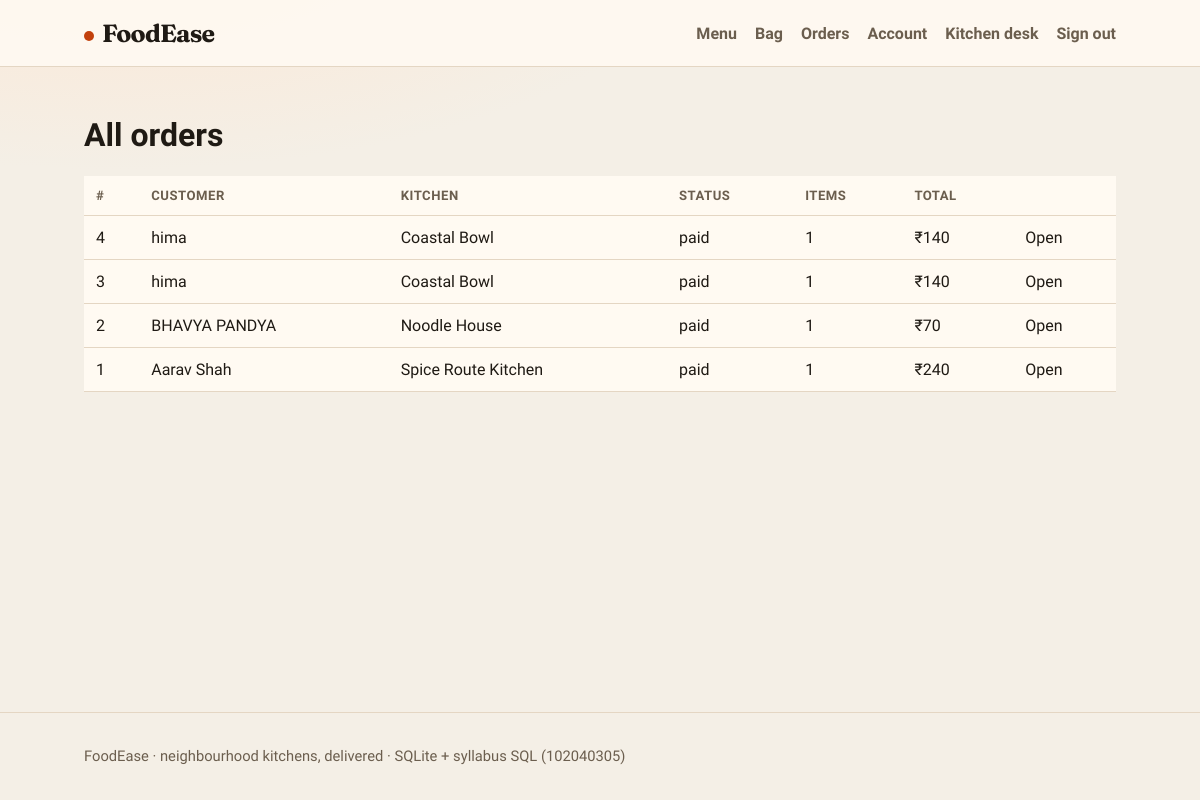
Page /orders (signed in) on the committed database.
### tables this page shows
CREATE TABLE orders (
    order_id      INTEGER PRIMARY KEY AUTOINCREMENT,
    customer_id   INTEGER NOT NULL,
    restaurant_id INTEGER NOT NULL,
    address_id    INTEGER NOT NULL,
    status        VARCHAR(20) NOT NULL DEFAULT 'placed',
    order_date    DATETIME NOT NULL DEFAULT CURRENT_TIMESTAMP,
    total_amount  INTEGER NOT NULL,
    CONSTRAINT fk_ord_cust FOREIGN KEY (customer_id) REFERENCES users(user_id),
    CONSTRAINT fk_ord_rest FOREIGN KEY (restaurant_id) REFERENCES restaurants(restaurant_id),
    CONSTRAINT fk_ord_addr FOREIGN KEY (address_id) REFERENCES addresses(address_id),
    CONSTRAINT chk_ord_status CHECK (status IN ('placed', 'paid', 'preparing', 'out_for_delivery', 'delivered', 'cancelled')),
    CONSTRAINT chk_ord_total CHECK (total_amount >= 0)
);

CREATE TABLE users (
    user_id        INTEGER PRIMARY KEY AUTOINCREMENT,
    full_name      VARCHAR(100) NOT NULL,
    email          VARCHAR(120) NOT NULL UNIQUE,
    phone          VARCHAR(15)  NOT NULL UNIQUE,
    password_hash  VARCHAR(255) NOT NULL,
    role           VARCHAR(20)  NOT NULL DEFAULT 'customer',
    created_at     DATETIME     NOT NULL DEFAULT CURRENT_TIMESTAMP,
    CONSTRAINT chk_user_role CHECK (role IN ('customer', 'admin', 'delivery')),
    CONSTRAINT chk_email_fmt CHECK (email LIKE '%@%.%')
);

CREATE TABLE restaurants (
    restaurant_id INTEGER PRIMARY KEY AUTOINCREMENT,
    name          VARCHAR(120) NOT NULL,
    cuisine       VARCHAR(50)  NOT NULL,
    city          VARCHAR(50)  NOT NULL,
    description   VARCHAR(500),
    is_open       INTEGER NOT NULL DEFAULT 1,
    CONSTRAINT chk_rest_open CHECK (is_open IN (0, 1)),
    CONSTRAINT uq_rest_name UNIQUE (name)
);

### app.py (the view, shortened to what this page needs)
@app.route("/orders")
@login_required
def orders():
    conn = get_connection()
    if session.get("role") == "admin":
        rows = conn.execute(
            "SELECT * FROM v_order_summary ORDER BY order_date DESC"
        ).fetchall()
    conn.close()
    return render_template("orders.html", rows=rows)

### app.py (called while the page is built)
def login_required(view):
    @wraps(view)
    def wrapped(*args, **kwargs):
        if not session.get("user_id"):
            flash("Please sign in to continue.", "info")
            return redirect(url_for("login", next=request.path))
        return view(*args, **kwargs)
    return wrapped

@app.before_request
def load_user():
    g.user = None
    g.cart_count = 0
    if not session.get("user_id"):
        return
    conn = get_connection()
    user = conn.execute(
        "SELECT user_id, full_name, email, phone, role FROM users WHERE user_id = ?",
        (session["user_id"],),
    ).fetchone()
    if user:
        g.user = user
        row = conn.execute(
            "SELECT COALESCE(SUM(quantity), 0) AS qty FROM cart_items WHERE user_id = ?",
            (user["user_id"],),
        ).fetchone()
        g.cart_count = row["qty"]
    conn.close()

### database.py (called while the page is built)
def get_connection():
    conn = sqlite3.connect(DB_PATH)
    conn.row_factory = sqlite3.Row
    conn.execute("PRAGMA foreign_keys = ON")
    return conn

### templates/orders.html (shortened to what this page needs)
{% extends "base.html" %}
{% block content %}
<h1>{% if g.user and g.user['role'] == 'admin' %}All orders{% else %}My orders{% endif %}</h1>
<div class="table-wrap">
  <table>
    <thead>
      <tr>
        <th>#</th>
        <th>Customer</th>
        <th>Kitchen</th>
        <th>Status</th>
        <th>Items</th>
        <th>Total</th>
        <th></th>
      </tr>
    </thead>
    <tbody>
      {% for r in rows %}
        <tr>
          <td>{{ r.order_id }}</td>
          <td>{{ r.customer_name }}</td>
          <td>{{ r.restaurant_name }}</td>
          <td>{{ r.status }}</td>
          <td>{{ r.item_count }}</td>
          <td>₹{{ r.total_amount }}</td>
          <td><a href="{{ url_for('order_detail', order_id=r.order_id) }}">Open</a></td>
        </tr>
      {% else %}
        <tr><td colspan="7">No orders yet.</td></tr>
      {% endfor %}
    </tbody>
  </table>
</div>
{% endblock %}

### static/style.css (style rules this page uses)
:root { --bg: #f4efe6; --paper: #fffaf2; --ink: #1f1a14; --muted: #6b5e4e; --line: #e4d6c3; --accent: #c2410c; --accent-dark: #9a3412; --leaf: #3f6212; --good: #166534; --warn: #9a3412; --info: #1e3a5f; }
* { box-sizing: border-box; }
html, body { margin: 0; padding: 0; }
body { font-family: "Source Sans 3", sans-serif; background: radial-gradient(1200px 500px at 10% -10%, #fde7d4 0%, transparent 50%), var(--bg); color: var(--ink); min-height: 100vh; display: flex; flex-direction: column; }
a { color: inherit; text-decoration: none; }
.table-wrap { overflow-x: auto; }
table { width: 100%; border-collapse: collapse; background: var(--paper); }
th, td { text-align: left; padding: 12px; border-bottom: 1px solid var(--line); }
th { font-size: 0.82rem; text-transform: uppercase; letter-spacing: 0.04em; color: var(--muted); }

### rows in the picture
orders: order_id "4", customer_name "hima", restaurant_name "Coastal Bowl", status "paid", item_count "1", total_amount "140"
orders: order_id "3", customer_name "hima", restaurant_name "Coastal Bowl", status "paid", item_count "1", total_amount "140"
orders: order_id "2", customer_name "BHAVYA PANDYA", restaurant_name "Noodle House", status "paid", item_count "1", total_amount "70"
orders: order_id "1", customer_name "Aarav Shah", restaurant_name "Spice Route Kitchen", status "paid", item_count "1", total_amount "240"
